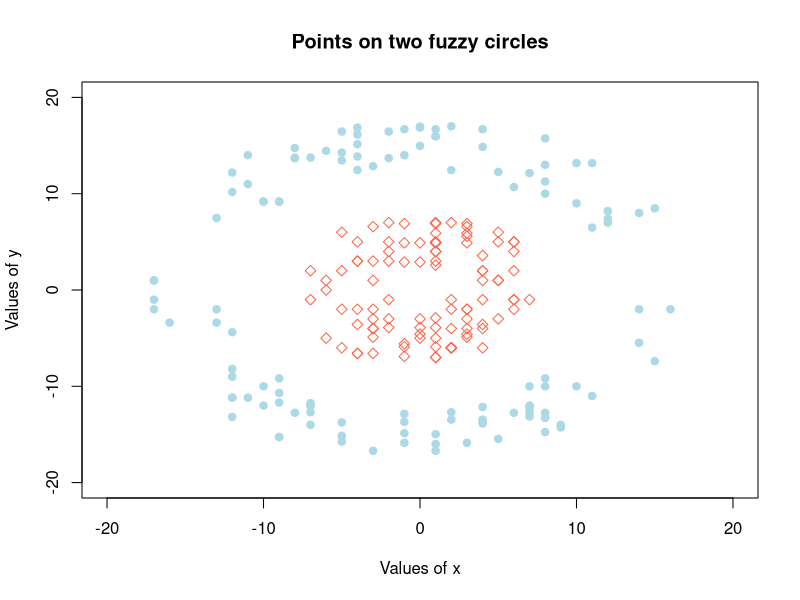

Here is the R script that generated this plot:
# Circle equation: (x − xc)^2 + (y − yc)^2 = r^2
# (xc, yc) - center of the circle
# r - radius

# let the center be (0,0): x^2 + y^2 = r^2
# if we know x and r:   y = +/- sqrt(r^2 - x^2)
# =>
# generate x coords and then calculate y

new.points <- function(class = 0, radius = 5, distortion = 2, nr.of.samples = 100){
  # Returns a dataframe with points roughly located on a circle
  # Output:
  #    - dataframe:
  #         x | y | class
  #
  #      where (x, y) are coordinates of the points, all of the same pre-set "class".
  #
  set.seed(0)
  x <- sample(-radius:radius, nr.of.samples, replace=TRUE)
  y <- sqrt(radius^2 - x^2) * sample(c(-1,1), nr.of.samples, replace=TRUE) 
  # introduce distortion: our points should not be exactly on the circle
  x <- x + sample(-distortion:distortion, nr.of.samples, replace=TRUE)
  y <- y + sample(-distortion:distortion, nr.of.samples, replace=TRUE)
  # create a dataframe
  df <- data.frame(x = x, y = y, class = class)
  return(df)
}

##
## Working with data
##

df.first  <- new.points(class = 0, radius = 5, nr.of.samples = 100)
df.second <- new.points(class = 1, radius = 15, nr.of.samples = 120)

# create a plot
max <- 20
plot(-max:max, -max:max, type = "n", 
     main = "Points on two fuzzy circles",
     xlab = "Values of x", ylab = "Values of y")
points(df.first$x,  df.first$y,  pch = 5,  col = "tomato") # 5 for diamonds
points(df.second$x, df.second$y, pch = 19, col = "light blue")  # 19 for solid circles


# append the two datasets
dataset <- rbind(df.first, df.second)
# shuffle the data
dataset <- dataset[sample(nrow(dataset)),]

# output
write.csv(dataset, file="two_circles.csv", row.names=FALSE)